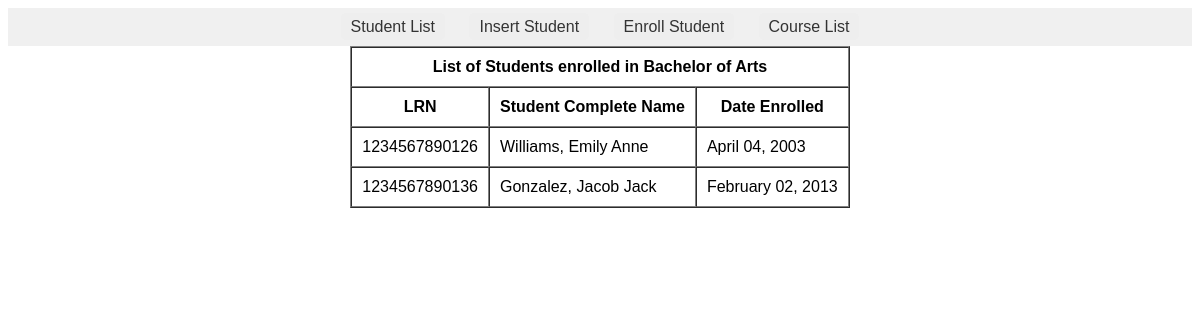
Page /htdocs/project_IT1/enrolled_students_by_course.php?course_code=BA on the committed database.
### tables this page shows
CREATE TABLE `courses` (
  `course_code` varchar(40) NOT NULL,
  `description` varchar(100) DEFAULT NULL
);

CREATE TABLE `students_courses` (
  `students_courses_id` int(11) NOT NULL,
  `lrn` bigint(20) NOT NULL,
  `course_code` varchar(40) NOT NULL,
  `date_enrolled` datetime DEFAULT NULL
);

CREATE TABLE `students` (
  `lrn` bigint(20) NOT NULL,
  `lastname` varchar(40) NOT NULL,
  `firstname` varchar(100) NOT NULL,
  `middlename` varchar(100) DEFAULT NULL,
  `extension_name` varchar(100) DEFAULT NULL,
  `birthdate` date NOT NULL,
  `filepath` varchar(255) DEFAULT NULL,
  `uploaded_on` timestamp NOT NULL DEFAULT CURRENT_TIMESTAMP
);

### htdocs/project_IT1/enrolled_students_by_course.php (the view, shortened to what this page needs)
<?php
    include("header.php");
    $course_code = $_GET['course_code'];
    $courses = mysqli_fetch_array(mysqli_query($conn, "SELECT * FROM courses WHERE course_code = '$course_code'"));
?>
<body>
  <?php
  include("menu.php");
  ?>
  <table border="1" align="center" cellspacing="0" cellpadding="10">
    <tr>
      <th colspan="4">List of Students enrolled in <?php echo $courses['description'] ?></th>
    </tr>
    <tr>
      <th> LRN </th>
      <th> Student Complete Name</th>
      <th> Date Enrolled</th>
    </tr>
    <?php
    $sql = "SELECT * FROM students INNER JOIN students_courses ON students.lrn = students_courses.lrn WHERE students_courses.course_code = '$course_code' ";
    $query = mysqli_query($conn, $sql);
    while ($result = mysqli_fetch_assoc($query)) {
      echo "<tr>";
      echo "<td>" . $result["lrn"] . "</td>";
      echo "<td>" . $result["lastname"] . ", " . $result['firstname'] . " " . $result['middlename'] . "</td>";
      echo "<td>" . date("F d, Y", strtotime($result["birthdate"])) . "</td>";
    }
    ?>
  </table>
</body>
</html>

### htdocs/project_IT1/header.php (style rules this page uses)
* { font-family: Arial, sans-serif; }

### rows in the picture
courses: description "Bachelor of Arts"
students_courses: lrn "1234567890126", lrn.lastname "Williams", lrn.firstname "Emily", lrn.middlename "Anne", lrn.birthdate "April 04, 2003"
students_courses: lrn "1234567890136", lrn.lastname "Gonzalez", lrn.firstname "Jacob", lrn.middlename "Jack", lrn.birthdate "February 02, 2013"
